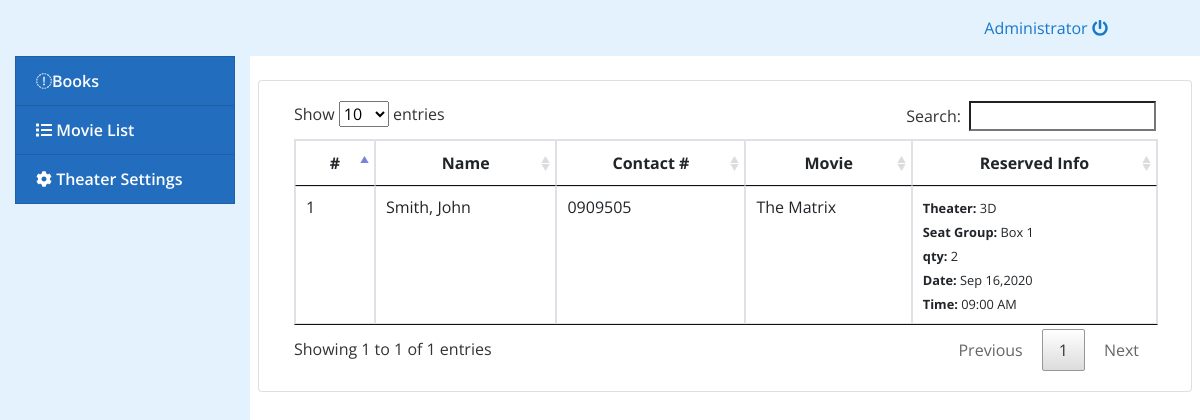
/admin/index.php (signed in), run on the app's committed database.
### tables this page shows
CREATE TABLE `books` (
  `id` int(30) NOT NULL,
  `movie_id` int(30) NOT NULL,
  `ts_id` int(30) NOT NULL,
  `lastname` varchar(100) NOT NULL,
  `firstname` varchar(100) NOT NULL,
  `contact_no` varchar(15) NOT NULL,
  `qty` int(11) NOT NULL,
  `date` date NOT NULL,
  `time` time NOT NULL
);

CREATE TABLE `movies` (
  `id` int(30) NOT NULL,
  `title` text NOT NULL,
  `cover_img` text NOT NULL,
  `description` text NOT NULL,
  `duration` float NOT NULL,
  `date_showing` date NOT NULL,
  `end_date` date NOT NULL,
  `trailer_yt_link` text NOT NULL
);

CREATE TABLE `theater` (
  `id` int(30) NOT NULL,
  `name` text NOT NULL
);

CREATE TABLE `theater_settings` (
  `id` int(30) NOT NULL,
  `theater_id` int(30) NOT NULL,
  `seat_group` varchar(250) NOT NULL,
  `seat_count` int(11) NOT NULL DEFAULT 0
);

### admin/book.php (the view, shortened to what this page needs)
<?php include ('db_connect.php') ?>
<div class="container-fluid">
	<div class="row">
		<div class="card col-md-12 mt-3">
			<div class="card-body">
				<table class="table table-bordered">
					<thead>
						<tr>
							<th class="text-center">#</th>
							<th class="text-center">Name</th>
							<th class="text-center">Contact #</th>
							<th class="text-center">Movie</th>
							<th class="text-center">Reserved Info</th>
						</tr>
					</thead>
					<tbody>
						<?php
						$i = 1;
						$movie = $conn->query("SELECT b.*,m.title,ts.seat_group,t.name as theater FROM books b inner join movies m on b.movie_id = m.id inner join theater_settings ts on ts.id = b.ts_id inner join theater t on t.id = ts.theater_id  ");
						while($row=$movie->fetch_assoc()){
						 ?>
						 <tr>
						 	<td><?php echo $i++ ?></td>
						 	<td><?php echo ucwords($row['lastname'].', '.$row['firstname']) ?></td>
						 	<td><?php echo $row['contact_no'] ?></td>
						 	<td><?php echo $row['title'] ?></td>
						 	<td>
						 		<p><small><b>Theater:</b> <?php echo $row['theater'] ?></small></p>
						 		<p><small><b>Seat Group:</b> <?php echo $row['seat_group'] ?></small></p>
						 		<p><small><b>qty:</b> <?php echo $row['qty'] ?></small></p>
						 		<p><small><b>Date:</b> <?php echo date("M d,Y",strtotime($row['date'])) ?></small></p>
						 		<p><small><b>Time:</b> <?php echo date("h:i A",strtotime($row['time'])) ?></small></p>
						 	</td>
						 </tr>
						<?php } ?>
					</tbody>
				</table>
			</div>
		</div>
	</div>
</div>

### admin/index.php (shortened to what this page needs)
<!DOCTYPE html>
<html lang="en">
<head>
<?php
 include('./header.php');
 ?>
</head>
<body>
	<?php include 'topbar.php' ?>
	<?php include 'navbar.php' ?>
  <main id="view-panel" >
      <?php $page = isset($_GET['page']) ? $_GET['page'] :'book'; ?>
  	<?php include $page.'.php' ?>
  </main>
</body>
</html>

### admin/header.php (shortened to what this page needs)
  <link rel="stylesheet" href="assets/font-awesome/css/all.min.css">
<link href="assets/vendor/bootstrap/css/bootstrap.min.css" rel="stylesheet">
<link href="assets/vendor/icofont/icofont.min.css" rel="stylesheet">
<link href="assets/vendor/boxicons/css/boxicons.min.css" rel="stylesheet">
<link href="assets/vendor/venobox/venobox.css" rel="stylesheet">
<link href="assets/vendor/animate.css/animate.min.css" rel="stylesheet">
<link href="assets/vendor/remixicon/remixicon.css" rel="stylesheet">
<link href="assets/vendor/owl.carousel/assets/owl.carousel.min.css" rel="stylesheet">
<link href="assets/vendor/bootstrap-datepicker/css/bootstrap-datepicker.min.css" rel="stylesheet">
<link href="assets/DataTables/datatables.min.css" rel="stylesheet">
<link href="assets/css/style.css" rel="stylesheet">
<link type="text/css" rel="stylesheet" href="assets/css/jquery-te-1.4.0.css">

### admin/topbar.php
<nav class="navbar navbar-light fixed-top " style="background-color: #e3f2fd;">
  <div class="container-fluid mt-2 mb-2">
  	<div class="col-lg-12">
	  	<div class="col-md-2 float-right">
	  		<a href="ajax.php?action=logout"><?php echo $_SESSION['login_name'] ?> <i class="fa fa-power-off"></i></a>
	    </div>
    </div>
  </div>
</nav>

### admin/navbar.php (shortened to what this page needs)
<nav id="sidebar" class='mx-lt-5 bg-light' style="background-color: #e3f2fd !important;">
	<div class="container-fluid">
		<div class="sidebar-list">
				<a href="index.php?page=book" class="nav-item nav-book"><span class='icon-field'><i class="fa fa-ticket"></i></span>Books</a>
				<a href="index.php?page=movielist" class="nav-item nav-movielist"><span class='icon-field'><i class="fa fa-list"></i></span> Movie List</a>
				<a href="index.php?page=theater_settings" class="nav-item nav-theater_settings"><span class='icon-field'><i class="fa fa-cog"></i></span> Theater Settings</a>
		</div>
	</div>
</nav>

### admin/assets/css/style.css (style rules this page uses)
body { font-family: "Open Sans", sans-serif; color: #444444; width: 100%; height: calc(100%); }
a { color: #1977cc; }
nav#sidebar { height: calc(100%); position: fixed; z-index: 99; left: 0; width: 250px; }
a.nav-item { position: relative; display: block; padding: .75rem 1.25rem; margin-bottom: -1px; border: 1px solid rgba(0,0,0,.125); background-color: #226dbd; color: #ffffff; font-weight: 600; }
main#view-panel { margin-left: 250px; width:calc(100% - 250px); margin-top: 3.5rem; padding: .5em }

### admin/book.php (style rules this page uses)
td p { margin: 0 }

### data on the page
books: lastname+firstname "Smith, John", contact_no "0909505", movie.title "The Matrix", theater.name "3D", theater_settings.seat_group "Box 1", qty "2", date "Sep 16,2020", time "09:00 AM"

### other printed values
$_SESSION['login_name'] "Administrator"
